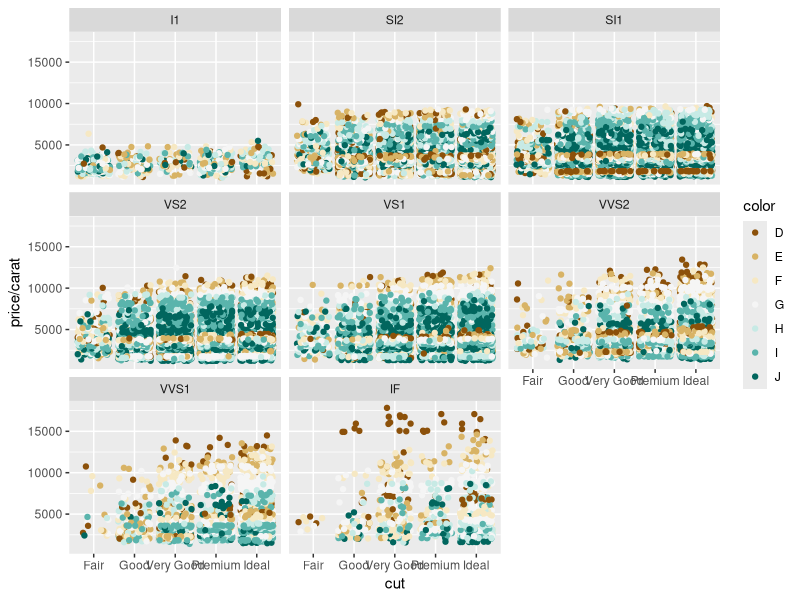

R code for this plot:
library(ggplot2)
data(diamonds)
#print(qplot(data=diamonds, x=price, breaks=seq(0,2000,20), color=cut))

#----------------#
# Problem Set 3
#----------------#

library(gridExtra)
#q1 = qplot(data=subset(diamonds, cut=='Fair'), x=price)
#q2 = qplot(data=subset(diamonds, cut=='Good'), x=price)
#q3 = qplot(data=subset(diamonds, cut=='Very Good'), x=price)
#q4 = qplot(data=subset(diamonds, cut=='Premium'), x=price)
#q5 = qplot(data=subset(diamonds, cut=='Ideal'), x=price)
#print(grid.arrange(q1, q2, q3, q4, q5, ncol = 2))

#print(by(diamonds$price, diamonds$cut, summary))
#print(by(diamonds$price, diamonds$cut, max))

#q = qplot(x = price, data = diamonds) + facet_wrap(~cut, scales="free")
#print(q)

#q = qplot(x = log10(price/carat+1), data = diamonds) + facet_wrap(~cut, scales="free")
#print(q)

#q = qplot(x = color, y = price, data = diamonds, geom='boxplot') + coord_cartesian(ylim=c(0,9000))
#print(q)

#q = qplot(x = color, y = price/carat, data = diamonds, geom='boxplot') + coord_cartesian(ylim=c(1000,6000))
#print(q)

# = qplot(x = carat, data = diamonds, geom='freqpoly', breaks=seq(1.5,5.5,0.1))
#print(q)

#----------------#
# Problem Set 4
#----------------#

#p = ggplot(data = diamonds, aes(x=x,y=price)) + geom_point()
#print(p)

c = with(diamonds, cor.test(x,price))
print(c)

#p = ggplot(data = diamonds, aes(x = depth, y = price)) +
#  geom_point(alpha = 1/100) + 
#  scale_x_continuous(breaks=seq(43,79,2))
#print(p)

#p = ggplot(data = subset(diamonds, price<max(diamonds$price)*0.99 & carat<max(diamonds$carat)*0.99), aes(x=carat,y=price)) + 
#  geom_point()
#print(p)

diamonds$volume = diamonds$x * diamonds$y * diamonds$z
#p = ggplot(data = subset(diamonds, volume<=800 & volume>0), aes(x=volume,y=price)) + 
#  geom_point(alpha = 1/10) + 
#  ylim(c(0,20000)) + 
#  geom_smooth(method = lm)
#print(p)

library(dplyr)
diamondsByClarity <- diamonds %>%
  group_by(clarity) %>%
  summarise(mean_price = mean(price),
            median_price = median(price),
            min_price = min(price),
            max_price = max(price),
            n = n()) %>%
  arrange(clarity)

diamonds_by_clarity <- group_by(diamonds, clarity)
diamonds_mp_by_clarity <- summarise(diamonds_by_clarity, mean_price = mean(price))

diamonds_by_color <- group_by(diamonds, color)
diamonds_mp_by_color <- summarise(diamonds_by_color, mean_price = mean(price))

p1 = ggplot(data=diamonds_mp_by_clarity, aes(x=clarity, y=mean_price)) + 
  geom_bar(stat='identity')
p2 = ggplot(data=diamonds_mp_by_color, aes(x=color, y=mean_price)) + 
  geom_bar(stat='identity')

#grid.arrange(p1,p2)

#----------------#
# Problem Set 5
#----------------#

#p = ggplot(data=diamonds, aes(price)) + 
#  facet_wrap( ~ color) +
#  geom_histogram(aes(color=cut))
#print(p)

#p = ggplot(data=diamonds, aes(x=table, y=price)) + 
#  geom_point(aes(color=cut))
#print(p)

#p = ggplot(data=subset(diamonds, volume<max(volume)*0.1), aes(x=volume, y=price)) + 
#  geom_point(aes(color=clarity)) +
#  coord_trans(y = 'log10') +
#  scale_color_brewer(type = 'div')
#print(p)

p = ggplot(data=diamonds, aes(x=cut, y=price/carat)) + 
  geom_jitter(aes(color=color)) +
  facet_wrap( ~ clarity) +
  scale_color_brewer(type = 'div')
print(p)
